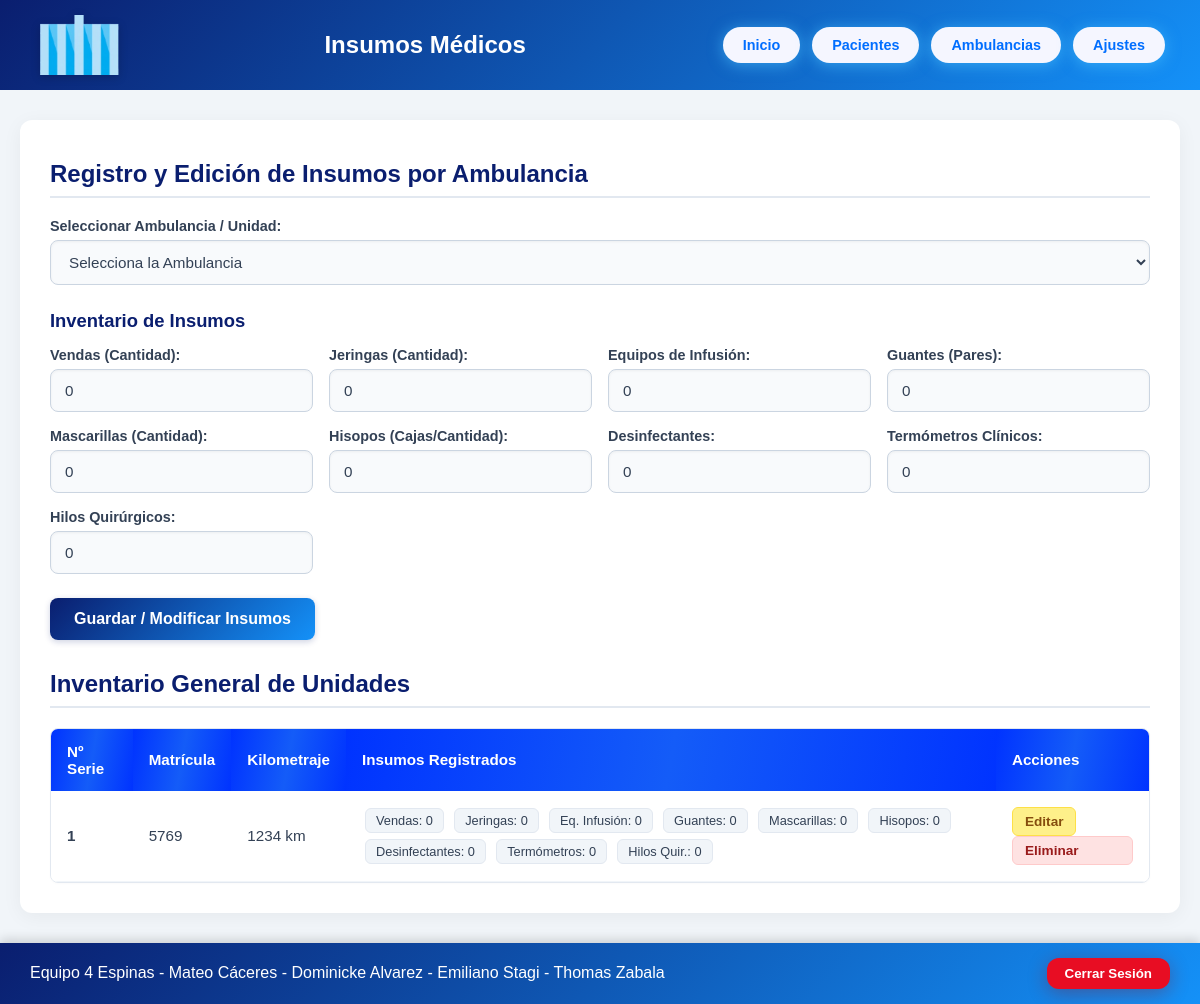
The page /pages/traslados.php (signed in) on the database its author committed.
### tables this page shows
CREATE TABLE `ambulancia` (
  `numero_de_serie` varchar(20) NOT NULL,
  `kilometraje` int(20) DEFAULT NULL,
  `matricula` varchar(20) DEFAULT NULL
);

### pages/traslados.php (the view, shortened to what this page needs)
<?php
require_once __DIR__ . '/../php/conexion.php';
$sql_ambulancias = "SELECT a.*, i.vendas, i.jeringas, i.equipos_infusion, i.guantes, i.mascarillas, i.hisopos, i.desinfectantes, i.termometros, i.hilos_quirurgicos
                    FROM ambulancia a
                    LEFT JOIN insumo_ambulancia i ON a.numero_de_serie = i.numero_de_serie_ambulancia
                    ORDER BY a.numero_de_serie ASC";
$res_ambulancias = $con->query($sql_ambulancias);
?>
<!DOCTYPE html>
<html lang="es">
<head>
    <link rel="stylesheet" href="../css/elementosC.css">
    <link rel="stylesheet" href="../css/insumo.css">
</head>
<body class="bodyguia">
    <header class="Headerguia">
        <img src="../fotos-videos/logor.png" alt="Logo del hospital" class="logo">
        <h1>Insumos Médicos</h1>
        <nav class="navguia">
            <a href="../pages/guia.php">Inicio</a>
            <a href="../pages/tratamientos.php">Pacientes</a>
            <a href="../pages/traslados.php">Ambulancias</a>
            <a href="../pages/ajustes.php">Ajustes</a>
        </nav>
    </header>
    <main class="mainguia">
        <section class="sectionguia contenedor-insumos-main">
            <h2 id="tituloForm" class="titulo-seccion">Registro y Edición de Insumos por Ambulancia</h2>
            <form action="../php/guardar_insumos_ambulancia.php" method="POST" id="formInsumos">
                <div class="form-select-ambulancia">
                    <label for="numero_de_serie_ambulancia"><strong>Seleccionar Ambulancia / Unidad:</strong></label>
                    <select id="numero_de_serie_ambulancia" name="numero_de_serie_ambulancia" required class="input-select">
                        <option value=""> Selecciona la Ambulancia </option>
                        <?php
                        if ($res_ambulancias && $res_ambulancias->num_rows > 0) {
                            $res_ambulancias->data_seek(0);
                        }
                        ?>
                    </select>
                </div>
                <h3 class="subtitulo-seccion">Inventario de Insumos</h3>
                <div class="grid-form-insumos">
                    <div>
                        <label for="vendas"><strong>Vendas (Cantidad):</strong></label>
                        <input type="number" id="vendas" name="vendas" min="0" value="0" class="input-form">
                    </div>
                    <div>
                        <label for="jeringas"><strong>Jeringas (Cantidad):</strong></label>
                        <input type="number" id="jeringas" name="jeringas" min="0" value="0" class="input-form">
                    </div>
                    <div>
                        <label for="equipos_infusion"><strong>Equipos de Infusión:</strong></label>
                        <input type="number" id="equipos_infusion" name="equipos_infusion" min="0" value="0" class="input-form">
                    </div>
                    <div>
                        <label for="guantes"><strong>Guantes (Pares):</strong></label>
                        <input type="number" id="guantes" name="guantes" min="0" value="0" class="input-form">
                    </div>
                    <div>
                        <label for="mascarillas"><strong>Mascarillas (Cantidad):</strong></label>
                        <input type="number" id="mascarillas" name="mascarillas" min="0" value="0" class="input-form">
                    </div>
                    <div>
                        <label for="hisopos"><strong>Hisopos (Cajas/Cantidad):</strong></label>
                        <input type="number" id="hisopos" name="hisopos" min="0" value="0" class="input-form">
                    </div>
                    <div>
                        <label for="desinfectantes"><strong>Desinfectantes:</strong></label>
                        <input type="number" id="desinfectantes" name="desinfectantes" min="0" value="0" class="input-form">
                    </div>
                    <div>
                        <label for="termometros"><strong>Termómetros Clínicos:</strong></label>
                        <input type="number" id="termometros" name="termometros" min="0" value="0" class="input-form">
                    </div>
                    <div>
                        <label for="hilos_quirurgicos"><strong>Hilos Quirúrgicos:</strong></label>
                        <input type="number" id="hilos_quirurgicos" name="hilos_quirurgicos" min="0" value="0" class="input-form">
                    </div>
                </div>
                <div class="contenedor-botones">
                    <button type="submit" id="btnSubmit">Guardar / Modificar Insumos</button>
                </div>
            </form>
            <h2 class="titulo-seccion">Inventario General de Unidades</h2>
            <div class="overflow-tabla">
                <table class="tabla-insumos-admin">
                    <thead>
                        <tr>
                            <th>Nº Serie</th>
                            <th>Matrícula</th>
                            <th>Kilometraje</th>
                            <th>Insumos Registrados</th>
                            <th>Acciones</th>
                        </tr>
                    </thead>
                    <tbody>
                        <?php
                        if ($res_ambulancias && $res_ambulancias->num_rows > 0) {
                            $res_ambulancias->data_seek(0);
                            while ($row = $res_ambulancias->fetch_assoc()) {
                                echo '<tr>';
                                echo '<td><strong>' . htmlspecialchars($row['numero_de_serie']) . '</strong></td>';
                                echo '<td>' . htmlspecialchars($row['matricula'] ?? 'N/A') . '</td>';
                                echo '<td>' . htmlspecialchars($row['kilometraje'] ?? '0') . ' km</td>';
                                echo '<td>';
                                echo '<span class="badge-insumo">Vendas: ' . intval($row['vendas'] ?? 0) . '</span> ';
                                echo '<span class="badge-insumo">Jeringas: ' . intval($row['jeringas'] ?? 0) . '</span> ';
                                echo '<span class="badge-insumo">Eq. Infusión: ' . intval($row['equipos_infusion'] ?? 0) . '</span> ';
                                echo '<span class="badge-insumo">Guantes: ' . intval($row['guantes'] ?? 0) . '</span> ';
                                echo '<span class="badge-insumo">Mascarillas: ' . intval($row['mascarillas'] ?? 0) . '</span> ';
                                echo '<span class="badge-insumo">Hisopos: ' . intval($row['hisopos'] ?? 0) . '</span> ';
                                echo '<span class="badge-insumo">Desinfectantes: ' . intval($row['desinfectantes'] ?? 0) . '</span> ';
                                echo '<span class="badge-insumo">Termómetros: ' . intval($row['termometros'] ?? 0) . '</span> ';
                                echo '<span class="badge-insumo">Hilos Quir.: ' . intval($row['hilos_quirurgicos'] ?? 0) . '</span>';
                                echo '</td>';
                                echo '<td>';
                                echo '<button type="button" class="btn-tabla-editar btn-editar-insumos" data-serie="' . htmlspecialchars($row['numero_de_serie']) . '">Editar</button> ';
                                echo '<a href="../php/guardar_insumos_ambulancia.php?accion=eliminar_insumos&numero_de_serie=' . urlencode($row['numero_de_serie']) . '" class="btn-tabla-eliminar link-eliminar-confirmar">Eliminar</a>';
                                echo '</td>';
                                echo '</tr>';
                            }
                        } else {
                            echo '<tr><td colspan="5" class="td-vacio">No hay ambulancias registradas.</td></tr>';
                        }
                        ?>
                    </tbody>
                </table>
            </div>
        </section>
    </main>
    <footer class="footerguia">
        <p>Equipo 4 Espinas - Mateo Cáceres - Dominicke Alvarez - Emiliano Stagi - Thomas Zabala</p>
        <button class="logout"><a href="../php/logout.php">Cerrar Sesión</a></button>
    </footer>
</body>
</html>

### css/elementosC.css (style rules this page uses)
* { box-sizing: border-box; margin: 0; padding: 0; }
.bodyguia { font-family: Arial, sans-serif; display: flex; flex-direction: column; min-height: 100vh; }
a { text-decoration: none; color: inherit; display: inline-block; width: 100%; height: 100%; }
.Headerguia { display: flex; align-items: center; justify-content: space-between; padding: 15px 30px; background: linear-gradient(135deg, #0a1e6f, #1491f8); color: #ffffff; position: relative; z-index: 10; gap: 15px; flex-wrap: wrap; }
.Headerguia .logo { max-height: 60px; width: auto; object-fit: contain; filter: drop-shadow(0 2px 4px rgba(0, 0, 0, 0.2)); }
.Headerguia h1 { font-size: 1.5rem; text-align: center; color: #ffffff; }
.navguia { display: flex; gap: 12px; padding: 5px; }
.navguia a { border: none; background-color: #f5f6ff; color: #006eff; font-weight: bold; border-radius: 20px; padding: 10px 20px; font-size: 0.9rem; text-align: center; box-shadow: 0 2px 15px rgba(78, 196, 255, 0.594); transition: all 0.3s ease; }
.footerguia { border: none; padding: 15px 30px; display: flex; justify-content: space-between; align-items: center; background: linear-gradient(135deg, #0a1e6f, #1491f8); color: #ffffff; box-shadow: 0 -4px 10px rgba(0, 0, 0, 0.15); position: relative; z-index: 10; }
.logout { border: none; border-radius: 12px; padding: 8px 18px; background-color: #e80d23; color: #ffffff; font-weight: bold; cursor: pointer; box-shadow: 0 4px 20px rgba(153, 0, 0, 0.332); transition: all 0.3s ease; }

### css/insumo.css (style rules this page uses)
.mainguia { padding: 30px 20px; background-color: #f1f5f9; min-height: calc(100vh - 150px); }
.contenedor-insumos-main { max-width: 1200px; margin: 0 auto; background: #ffffff; padding: 30px; border-radius: 12px; box-shadow: 0 4px 20px rgba(0, 0, 0, 0.05); display: block; }
.titulo-seccion { color: #0a1e6f; font-size: 1.5rem; font-weight: 700; margin-bottom: 20px; margin-top: 10px; border-bottom: 2px solid #e2e8f0; padding-bottom: 8px; }
.subtitulo-seccion { color: #0a1e6f; font-size: 1.15rem; font-weight: 600; margin-top: 25px; margin-bottom: 15px; }
.form-select-ambulancia { margin-bottom: 24px; }
.form-select-ambulancia label, .grid-form-insumos label { display: block; font-size: 0.9rem; color: #334155; margin-bottom: 6px; }
.input-select, .input-form { width: 100%; padding: 12px 14px; border-radius: 8px; border: 1px solid #cbd5e1; font-size: 0.95rem; background-color: #f8fafc; color: #334155; transition: all 0.2s; box-sizing: border-box; box-shadow: inset 0 1px 3px rgba(0, 0, 0, 0.05); }
.grid-form-insumos { display: grid; grid-template-columns: repeat(auto-fit, minmax(220px, 1fr)); gap: 16px; margin-bottom: 24px; }
.grid-form-insumos > div { display: flex; flex-direction: column; }
.contenedor-botones { display: flex; gap: 10px; margin-bottom: 30px; }
#btnSubmit { background: linear-gradient(135deg, #0a1e6f, #1491f8); color: white; border: none; border-radius: 8px; padding: 12px 24px; font-weight: 600; cursor: pointer; font-size: 1rem; transition: all 0.2s ease; box-shadow: 0 2px 6px rgba(10, 30, 111, 0.2); }
.overflow-tabla { overflow-x: auto; border-radius: 8px; border: 1px solid #e2e8f0; box-shadow: 0 1px 3px rgba(0, 0, 0, 0.02); margin-top: 15px; }
.tabla-insumos-admin { width: 100%; border-collapse: collapse; background: #ffffff; font-size: 0.95rem; text-align: left; }
.tabla-insumos-admin th { background: linear-gradient(100deg, #0033ff, #145cf8, #0033ff); color: white; padding: 14px 16px; font-weight: 600; border: none; }
.tabla-insumos-admin td { padding: 14px 16px; border-bottom: 1px solid #f1f5f9; color: #334155; vertical-align: middle; }
.badge-insumo { background-color: #f1f5f9; color: #334155; padding: 4px 10px; border-radius: 6px; font-size: 0.8rem; font-weight: 500; display: inline-block; margin: 3px; border: 1px solid #e2e8f0; }
.btn-tabla-editar { background: #fef08a; color: #854d0e; border: 1px solid #fde047; padding: 6px 12px; border-radius: 6px; cursor: pointer; font-weight: 600; font-size: 0.85rem; transition: all 0.2s; }
.btn-tabla-eliminar { background: #fee2e2; color: #991b1b; border: 1px solid #fecaca; padding: 6px 12px; border-radius: 6px; text-decoration: none; font-weight: 600; font-size: 0.85rem; display: inline-block; transition: all 0.2s; }

### rows shown on the page
ambulancia: numero_de_serie "1", matricula "5769", kilometraje "1234", vendas "0", jeringas "0", equipos_infusion "0", guantes "0", mascarillas "0", hisopos "0", desinfectantes "0", termometros "0", hilos_quirurgicos "0"
